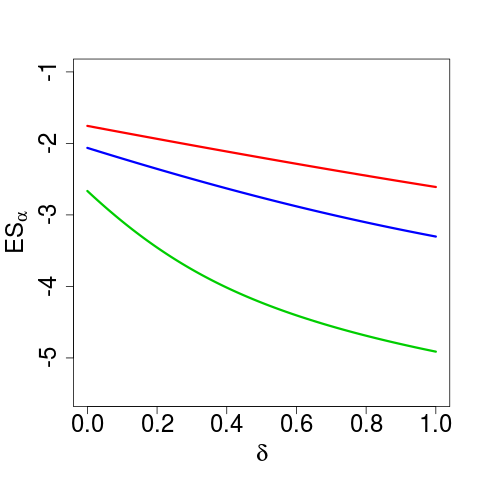

Here is the R script that generated this plot:
# Load required packages
library("VGAM")
library("BMS")
library("expectreg")
library("fGarch")
library("numDeriv")
library("rootSolve")

Contamination = 0
RiskLevel = 0.01

tauexact = function(alpha, delta = 0) {
  if (alpha < 1e-27) {
    return(0)
  }
  F = function(x) {
    (1 - delta) * pnorm(x) + delta * plaplace(x)
  }
  f = function(x) {
    grad(F, x)
  }
  inverse = function(f, lower = -100, upper = 100) {
    function(y) uniroot((function(x) f(x) - y), lower = lower, upper = upper)[1]
  }
  quantileFun = inverse(F)
  q = as.numeric(quantileFun(alpha))
  LPM = function(x) {
    x * (f(x))
  }
  LPMq = function(x) {
    integrate(LPM, -Inf, x)
  }
  tmp = as.numeric(LPMq(q)[1]) - q * alpha
  tmp/(2 * tmp + q)
}

ESexact = function(delta, alpha) {
  funtau = sapply(alpha, tauexact, delta)
  F = function(x) {
    (1 - delta) * pnorm(x) + delta * plaplace(x)
  }
  f = function(x) {
    grad(F, x)
  }
  inverse = function(f, lower = -100, upper = 100) {
    function(y) uniroot((function(x) f(x) - y), lower = lower, upper = upper)[1]
  }
  quantileFun = inverse(F)
  etau = as.numeric(quantileFun(alpha))
  etau + (etau)/(1 - 2 * funtau) * (funtau/alpha)
}

ESexact(Contamination, RiskLevel)

mar.default <- c(5, 4, 4, 2) + 0.1
par(mar = mar.default + c(0, 1, 0, 0))
plot(ylim = c(-5.5, -1), seq(0, 1, 0.01), sapply(seq(0, 1, 0.01), ESexact, alpha = 0.05), 
  type = "l", col = 4, xlab = expression(delta), ylab = expression("ES"[alpha]), 
  cex.main = 2, lwd = 3, cex.lab = 2, cex.axis = 2)
points(seq(0, 1, 0.01), sapply(seq(0, 1, 0.01), ESexact, alpha = 0.01), type = "l", 
  col = 3, lwd = 3)
points(seq(0, 1, 0.01), sapply(seq(0, 1, 0.01), ESexact, alpha = 0.1), type = "l", 
  col = 2, lwd = 3)
